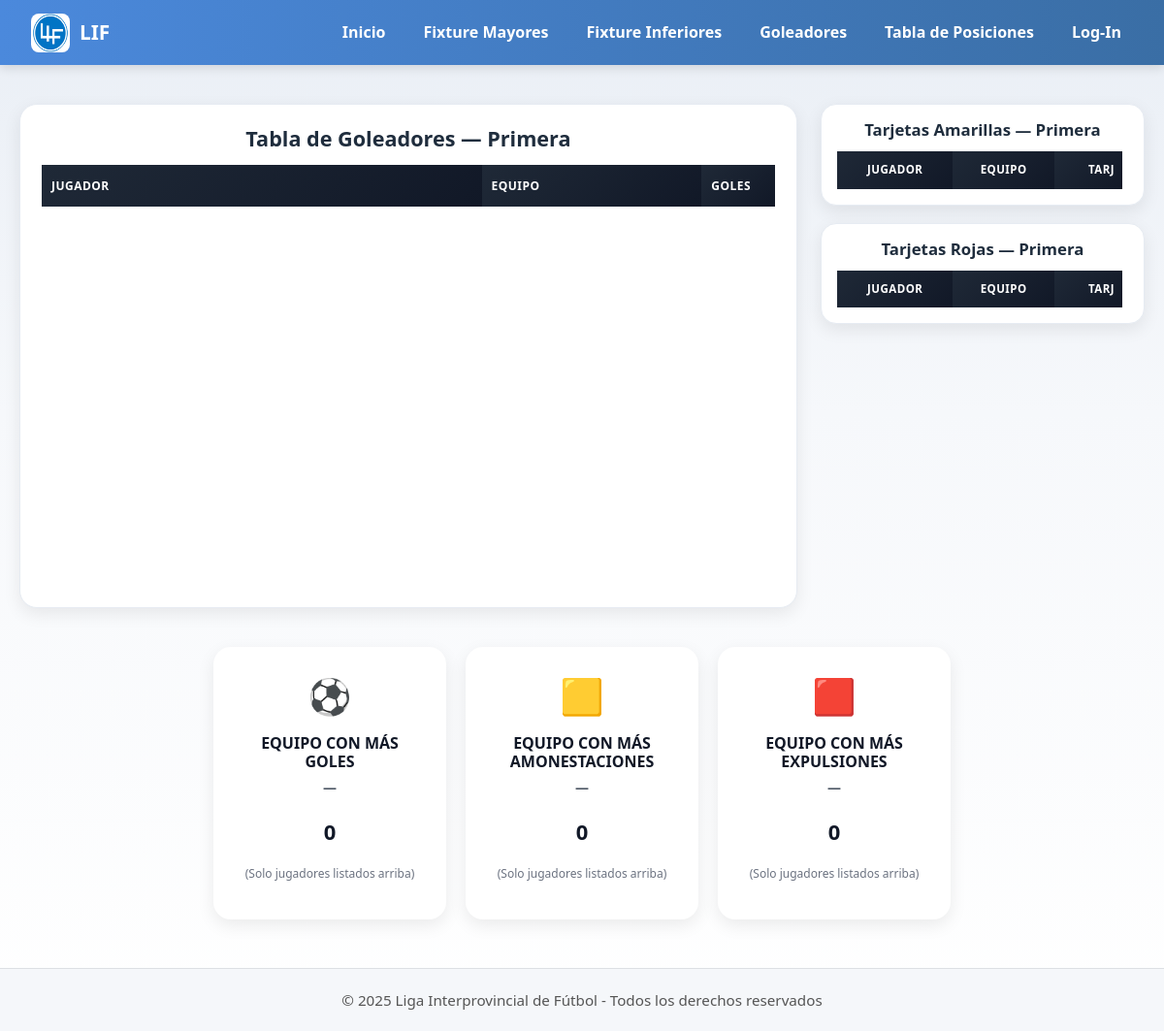
Page /goleadores/primera on the earlier database version.
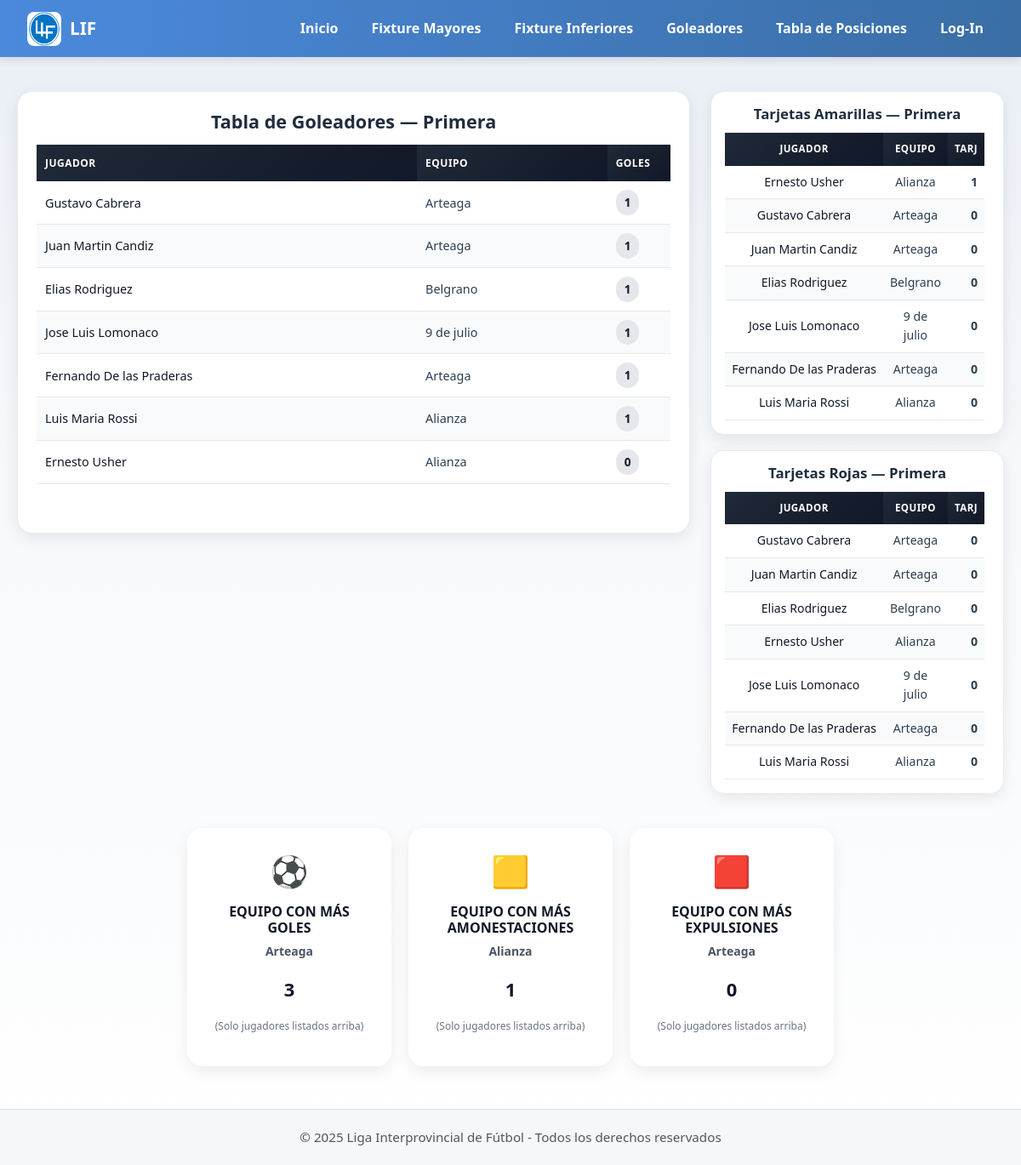
Same page on the later database version.
### app/models/models.py (models this page shows, shortened)
class Jugador(db.Model):
    __tablename__ = 'jugador'
    numero_carnet = db.Column(db.Integer, primary_key=True)
    nombre = db.Column(db.String(100), nullable=False)
    apellido = db.Column(db.String(100), nullable=False)
    fecha_nacimiento = db.Column(db.Date, nullable=True)
    club_id = db.Column(db.Integer, db.ForeignKey('club.id'), nullable=True)
    creado_en = db.Column(db.DateTime, default=datetime.datetime.utcnow, nullable=False)
    club = db.relationship('Club', backref='jugadores', lazy='joined')
    equipos = db.relationship('JugadorEquipo', back_populates='jugador', lazy='select', cascade='all, delete-orphan')
    estadisticas = db.relationship('EstadoJugadorPartido', back_populates='jugador', lazy='select', cascade='all, delete-orphan')
    __table_args__ = (
        UniqueConstraint('nombre', 'apellido', 'club_id', name='uq_jugador_nombre_apellido_club'),
    )

### app/routes/views.py (the view)
@views.route('/goleadores/<categoria>')
def mostrar_estadisticas(categoria):
    goles = consulta_estadistica(EstadoJugadorPartido.cant_goles, categoria, limite=15)
    amarillas = consulta_estadistica(EstadoJugadorPartido.tarjetas_amarillas, categoria, limite=10)
    rojas = consulta_estadistica(EstadoJugadorPartido.tarjetas_rojas, categoria, limite=10)
    estad = calcular_estadisticas(goles, amarillas, rojas)
    return render_template(
        'goleadores.html',
        categoria=categoria,
        goles=goles,
        amarillas=amarillas,
        rojas=rojas,
        stats=estad["stats"]   # 👈 AHORA SÍ EXISTE Y FUNCIONA
    )

### app/routes/views.py (called while the page is built)
def consulta_estadistica(columna, categoria, limite=15):
    return (
        db.session.query(
            Jugador.numero_carnet,
            Jugador.nombre,
            Jugador.apellido,
            Club.nombre.label("club_nombre"),
            func.sum(columna).label("total")
        )
        .join(EstadoJugadorPartido, EstadoJugadorPartido.id_jugador == Jugador.numero_carnet)
        .join(Partido, Partido.id == EstadoJugadorPartido.id_partido)
        .join(Club, Club.id == Jugador.club_id)
        .filter(func.lower(Partido.categoria) == categoria.lower())
        .group_by(
            Jugador.numero_carnet,
            Jugador.nombre,
            Jugador.apellido,
            Club.nombre
        )
        .order_by(func.sum(columna).desc())
        .limit(limite)
        .all()
    )

### app/templates/goleadores.html (shortened to what this page needs)
{% extends "base.html" %}
{% block content %}
<div class="main-grid">
    <div class="left-card">
        <h2>Tabla de Goleadores — {{ categoria.capitalize() }}</h2>
        <div class="table-goleadores-wrapper">
            <table class="table-goleadores">
                <thead>
                    <tr>
                        <th style="width:60%;">Jugador</th>
                        <th style="width:30%;">Equipo</th>
                        <th style="width:10%;">Goles</th>
                    </tr>
                </thead>
                <tbody>
                    {% for carnet, nombre, apellido, club_nombre, total in goles %}
                    <tr>
                        <td class="player-name">{{ nombre }} {{ apellido }}</td>
                        <td>{{ club_nombre }}</td>
                        <td><span class="badge-goals">{{ total }}</span></td>
                    </tr>
                    {% endfor %}
                </tbody>
            </table>
        </div>
    </div>
    <div class="right-column">
        <div class="card-panel">
            <h3>Tarjetas Amarillas — {{ categoria.capitalize() }}</h3>
            <div class="panel-scroll">
                <table class="panel-table">
                    <thead>
                        <tr>
                            <th>Jugador</th>
                            <th>Equipo</th>
                            <th style="text-align:right;">Tarj</th>
                        </tr>
                    </thead>
                    <tbody>
                        {% for carnet, nombre, apellido, club_nombre, total in amarillas %}
                        <tr>
                            <td class="player-name">{{ nombre }} {{ apellido }}</td>
                            <td>{{ club_nombre }}</td>
                            <td class="count">{{ total }}</td>
                        </tr>
                        {% endfor %}
                    </tbody>
                </table>
            </div>
        </div>
        <div class="card-panel">
            <h3>Tarjetas Rojas — {{ categoria.capitalize() }}</h3>
            <div class="panel-scroll">
                <table class="panel-table">
                    <thead>
                        <tr>
                            <th>Jugador</th>
                            <th>Equipo</th>
                            <th style="text-align:right;">Tarj</th>
                        </tr>
                    </thead>
                    <tbody>
                        {% for carnet, nombre, apellido, club_nombre, total in rojas %}
                        <tr>
                            <td class="player-name">{{ nombre }} {{ apellido }}</td>
                            <td>{{ club_nombre }}</td>
                            <td class="count">{{ total }}</td>
                        </tr>
                        {% endfor %}
                    </tbody>
                </table>
            </div>
        </div>
    </div>
</div>
<div class="stats-wrapper">
    {% for key, stat in stats.items() %}
    <div class="stat-card">
        <div class="stat-icon">{{ stat.icon }}</div>
        <h4 class="stat-title">{{ stat.titulo }}</h4>
        <p class="stat-team">{{ stat.equipo }}</p>
        <p class="stat-value">{{ stat.valor }}</p>
        <p class="stat-desc">{{ stat.descripcion }}</p>
    </div>
    {% endfor %}
</div>
{% endblock %}

### app/templates/base.html (shortened to what this page needs)
<!DOCTYPE html>
<html lang="es">
<head>
    <link href="https://cdn.jsdelivr.net/npm/bootstrap@5.3.3/dist/css/bootstrap.min.css" rel="stylesheet">
</head>
<body>
    <div class="navbar">
        <div class="navbar-logo">
            <img src="{{ url_for('static', filename='escudos/logolif.png') }}" alt="Logo LIF">
            <span>LIF</span>
        </div>
        <div class="navbar-links">
            <a href="/">Inicio</a>
            <div class="dropdown">
                <button class="dropbtn">Fixture Mayores</button>
            </div>
            <div class="dropdown">
                <button class="dropbtn">Fixture Inferiores</button>
            </div>
            <div class="dropdown">
                <button class="dropbtn">Goleadores</button>
            </div>
            <div class="dropdown">
                <button class="dropbtn">Tabla de Posiciones</button>
            </div>
            <div class="navbar-links">
                {% if current_user.is_authenticated %}
                    <a href="{{ url_for('views.logout') }}">Log-Out</a>
                    <span style="color: white; margin-left: 10px;">{{ current_user.nombre_completo }}</span>
                    {% if current_user.rol == 'administrador' %}
                        <a href="{{ url_for('views.adminview') }}" class="btn btn-sm btn-warning" style="margin-left: 10px;">Panel Admin</a>
                    {% endif %}
                {% else %}
                    <a href="{{ url_for('views.login') }}">Log-In</a>
                {% endif %}
            </div>
        </div>
    </div>
    <div class="main-container">
        {% block content %}{% endblock %}
    </div>
    <footer>
        &copy; 2025 Liga Interprovincial de Fútbol - Todos los derechos reservados
    </footer>
</body>
</html>

### app/templates/base.html (style rules this page uses)
.navbar { background: linear-gradient(90deg, #4b89dc, #3a6ea5); display: flex; align-items: center; justify-content: space-between; padding: 0.8rem 2rem; box-shadow: 0 3px 10px rgba(0, 0, 0, 0.12); position: sticky; top: 0; z-index: 100; }
.navbar-logo { display: flex; align-items: center; gap: 10px; }
.navbar-logo img { width: 40px; height: 40px; border-radius: 8px; }
.navbar-logo span { color: white; font-size: 1.3rem; font-weight: 700; }
.navbar-links { display: flex; align-items: center; gap: 15px; }
.navbar a, .dropbtn { color: #fff; text-decoration: none; font-weight: 600; font-size: 1rem; background: none; border: none; cursor: pointer; transition: all 0.3s ease; padding: 8px 12px; border-radius: 8px; }
footer { text-align: center; padding: 20px; margin-top: 50px; background: #f5f7fa; font-size: 0.95rem; color: #555; border-top: 1px solid #dcdfe3; }
body { font-family: 'Poppins', 'Segoe UI', Arial, sans-serif; background: linear-gradient(180deg, #e9eef5 0%, #f6f8fb 40%, #ffffff 100%); margin: 0; padding: 0; color: #2c3e50; line-height: 1.6; }

### app/templates/goleadores.html (style rules this page uses)
.main-grid { max-width: 1300px; margin: 40px auto; display: grid; grid-template-columns: 2.4fr 1fr; gap: 24px; padding: 0 20px; align-items: start; }
.left-card { background: #ffffff; border-radius: 18px; padding: 22px; box-shadow: 0 6px 18px rgba(0,0,0,0.08); border: 1px solid #e6ebf2; min-height: 520px; display: flex; flex-direction: column; gap: 14px; }
.left-card h2 { margin: 0; font-size: 1.35rem; font-weight: 700; color: #1f2d3d; text-align: center; }
.table-goleadores-wrapper { flex: 1; }
.table-goleadores { width: 100%; border-collapse: collapse; table-layout: fixed; font-size: 0.9rem; }
.table-goleadores thead th { background: linear-gradient(135deg, #1f2937, #111827); color: #ffffff; padding: 12px 10px; font-size: 0.75rem; text-transform: uppercase; letter-spacing: 0.04em; text-align: left; }
.table-goleadores tbody tr { transition: background 0.2s ease; }
.table-goleadores tbody tr:nth-child(even) { background: #f9fafb; }
.table-goleadores td { padding: 10px 10px; border-bottom: 1px solid #e5e7eb; vertical-align: middle; }
.player-name { white-space: nowrap; overflow: hidden; text-overflow: ellipsis; font-weight: 500; color: #111827; }
.badge-goals { display: inline-block; background: #e5e7eb; padding: 4px 10px; border-radius: 999px; font-weight: 700; font-size: 0.85rem; color: #111827; text-align: center; }
.right-column { display: flex; flex-direction: column; gap: 18px; }
.card-panel { background: #ffffff; border-radius: 16px; padding: 16px; box-shadow: 0 6px 18px rgba(0,0,0,0.08); border: 1px solid #e6ebf2; display: flex; flex-direction: column; text-align: center; }
.card-panel h3 { margin-bottom: 12px; font-size: 1.05rem; font-weight: 700; color: #1f2d3d; }
.panel-scroll { overflow-y: auto; max-height: 360px; padding-right: 6px; flex: 1; }
.panel-table { width: 100%; border-collapse: collapse; font-size: 0.88rem; }
.panel-table thead th { background: linear-gradient(135deg, #1f2937, #111827); color: #ffffff; padding: 10px 8px; font-size: 0.72rem; text-transform: uppercase; letter-spacing: 0.04em; }
.panel-table tbody tr:nth-child(even) { background: #f9fafb; }
.panel-table td { padding: 8px; border-bottom: 1px solid #e5e7eb; }
.count { font-weight: 700; text-align: right; }
.stats-wrapper { display: flex; justify-content: center; flex-wrap: wrap; gap: 20px; margin-top: 25px; }
.stat-card { width: 240px; background: #ffffff; border-radius: 18px; padding: 22px; box-shadow: 0 6px 18px rgba(0,0,0,0.08); text-align: center; transition: transform 0.2s ease, box-shadow 0.2s ease; }
.stat-icon { font-size: 36px; margin-bottom: 10px; }
.stat-title { font-weight: 700; font-size: 16px; text-transform: uppercase; margin-bottom: 6px; color: #111827; }
.stat-team { font-size: 14px; color: #4b5563; font-weight: 600; }
.stat-value { font-size: 22px; font-weight: 800; color: #111827; margin-top: 6px; }
.stat-desc { font-size: 0.75rem; color: #6b7280; margin-top: 4px; }

Differences in the rows shown:
added Jugador: nombre "Gustavo", apellido "Cabrera", club_nombre "Arteaga", total "1", total "0"
added Jugador: nombre "Juan Martin", apellido "Candiz", club_nombre "Arteaga", total "1", total "0"
added Jugador: nombre "Elias", apellido "Rodriguez", club_nombre "Belgrano", total "1", total "0"
added Jugador: nombre "Jose Luis", apellido "Lomonaco", club_nombre "9 de julio", total "1", total "0"
added Jugador: nombre "Fernando", apellido "De las Praderas", club_nombre "Arteaga", total "1", total "0"
added Jugador: nombre "Luis Maria", apellido "Rossi", club_nombre "Alianza", total "1", total "0"
added Jugador: nombre "Ernesto", apellido "Usher", club_nombre "Alianza", total "0", total "1"
Other differences:
new list line: "⚽ EQUIPO CON MÁS GOLES Arteaga 3 (Solo jugadores listados arriba)"
new list line: "🟨 EQUIPO CON MÁS AMONESTACIONES Alianza 1 (Solo jugadores listados arriba)"
new list line: "🟥 EQUIPO CON MÁS EXPULSIONES Arteaga 0 (Solo jugadores listados arriba)"
list line gone: "⚽ EQUIPO CON MÁS GOLES — 0 (Solo jugadores listados arriba)"
list line gone: "🟨 EQUIPO CON MÁS AMONESTACIONES — 0 (Solo jugadores listados arriba)"
list line gone: "🟥 EQUIPO CON MÁS EXPULSIONES — 0 (Solo jugadores listados arriba)"
